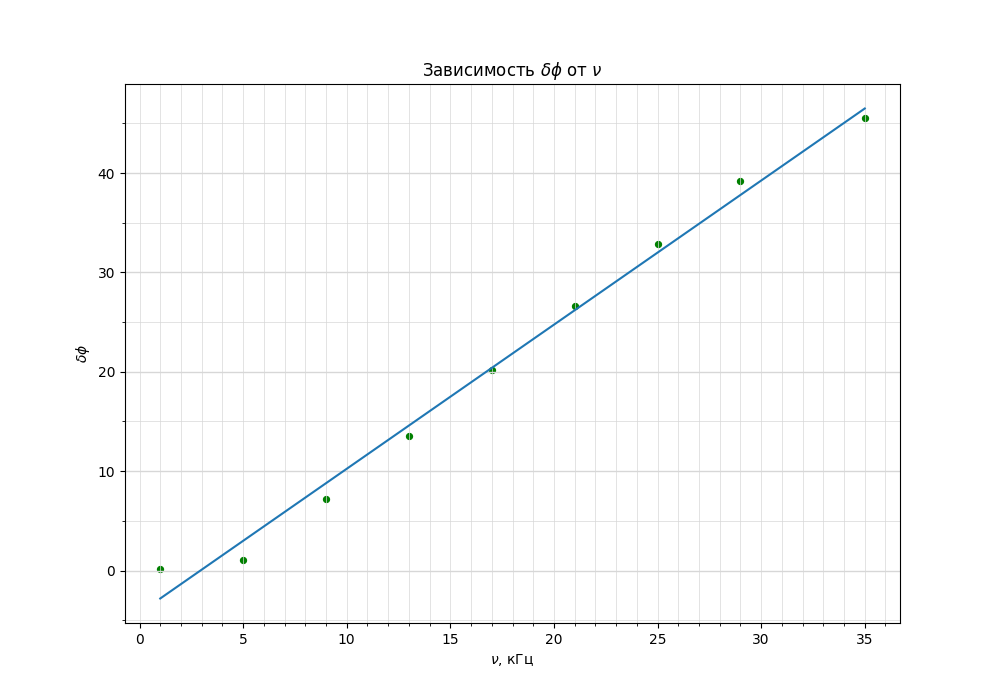

Write Python code to recreate this figure.
import numpy as np
import matplotlib.pyplot as plt
from matplotlib.ticker import MultipleLocator
import math

plt.figure(figsize=(10,7))  #Размер изображения
plt.title(r'Зависимость $\delta \phi$ от $\nu$') # Заголовок

x = [
    1, 5, 9, 13, 17, 21, 25, 29, 35
    ] # Координата x



y = [
    0.175929189,	1.068141502,	7.244512659,	13.54654752,
    20.13132572,	26.66332517,	32.86105916,	39.15681083,
    45.56565985
    ] # Координата y

plt.scatter(x, y, s=18, c='green')  # Экспериментальные точки на графике

plt.ylabel(r'$\delta \phi$') # Подпись абсцисс
plt.xlabel(r'$\nu$, кГц') # Подпись ординат

p = np.polyfit(x, y, deg=1) # Построение кривой по мнк
p_f = np.poly1d(p)
plt.plot(x, p_f(x))
print(p_f)


DP = 2
ax = plt.gca()

## Характеристики сетки

ax.yaxis.set_minor_locator(MultipleLocator(5))
ax.yaxis.set_major_locator(MultipleLocator(10))
ax.xaxis.set_minor_locator(MultipleLocator(1))
ax.xaxis.set_major_locator(MultipleLocator(5))
ax.yaxis.grid(True,'major',linewidth=2/DP,linestyle='-',color='#d7d7d7')
ax.xaxis.grid(True,'minor',linewidth=1/DP,linestyle='-',color='#d7d7d7')
ax.yaxis.grid(True,'minor',linewidth=1/DP,linestyle='-',color='#d7d7d7')
ax.xaxis.grid(True,'major',linewidth=1/DP,linestyle='-',color='#d7d7d7',zorder=0)

plt.savefig('model_1')